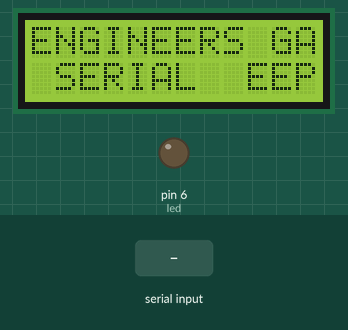
The sketch below on a simulated Arduino Uno, built with avr-gcc and run on an emulated ATmega328P. On the bench: 12×2 character LCD, output pins drawn as LEDs (lit = HIGH). The test bench sets the inputs (shaded band). EEPROM starts erased; what the sketch prints to the serial monitor is not drawn.

Above: at 5.6 s.
5.7 s: "1" received over Serial
Timing chart, 0 to 8.7 s (numbered marks = the images above; inputs shaded):
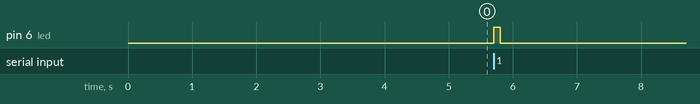

Measured:
- after the input at 5.7 s, pin 6 (led): LOW → HIGH at once, → LOW 0.10 s later

The sketch:

gasLeakDetection.ino
```cpp
/*================================= EG LABS =======================================
The code for saving a text in the EEPROM and read it back when powered up

 The circuit:
 * LED attached from pin 6 to ground through a 1K resistor

 LCD:
 * LCD RS pin to digital pin 12
 * LCD Enable pin to digital pin 11
 * LCD D4 pin to digital pin 5
 * LCD D5 pin to digital pin 4
 * LCD D6 pin to digital pin 3
 * LCD D7 pin to digital pin 2
 * LCD R/W pin to ground
 * 10K resistor:
 * ends to +5V and ground
 * wiper to LCD pin 3
 * LED anode attached to digital output 6
 * LED cathode attached to ground through a 1K resistor
//================================= EG LABS =======================================*/


#include <EEPROM.h>
#include <LiquidCrystal.h>

LiquidCrystal lcd(12, 11, 5, 4, 3, 2);               // initialize the LCD library with the numbers of the interface pins
int address = 0;                                     // the variable which holds the address in the eeprom
int read_value = 0;                                  // the variable which holds the data which is read from the eeprom
char serial_in_data;                                 // the variable which holds serial input data
int led = 6;                                         // variable which holds the pin number at which the LED is connected
int i;
void setup()
{
  pinMode(led, OUTPUT);                               // initialize the led pin as an output.
  lcd.begin(12, 2);
lcd.setCursor(0,0);      // set up the LCD's number of columns and rows:
  lcd.print("ENGINEERS GARAGE");
  lcd.setCursor(0, 1);
  lcd.print(" SERIAL  EEPROM ");
  Serial.begin(9600);                                 // initialize the serial port with baud rate 9600
  Serial.println();
  Serial.println("PREVIOUS TEXT IN EEPROM :-");
  for(address = 0; address < 1024; address ++)        // read the entire EEPROM memory
  {
    read_value = EEPROM.read(address);
    Serial.write(read_value);
  }
  Serial.println();
  Serial.println();
  Serial.println();
  Serial.println();
  Serial.println();
  Serial.println();
  Serial.println();
  Serial.println();
  Serial.println("WRITE THE NEW TEXT : ");

  for(address = 0; address < 1024; address ++)        // fill the entire eeprom memory with white spaces
    EEPROM.write(address, ' ');

  for(address = 0; address < 1024; )                  // write the incoming serial data to the EEPROM
  {
    if(Serial.available())
    {
      serial_in_data = Serial.read();
      Serial.write(serial_in_data);
      EEPROM.write(address, serial_in_data);
      address ++;
      digitalWrite(led, HIGH);
      delay(100);
      digitalWrite(led, LOW);
    }
  }
}

void loop()
{
  //---- blink LED -----//
  digitalWrite(led, HIGH);
  delay(1000);
  digitalWrite(led, LOW);
  delay(1000);
  //---- blink LED -----//
}
```
